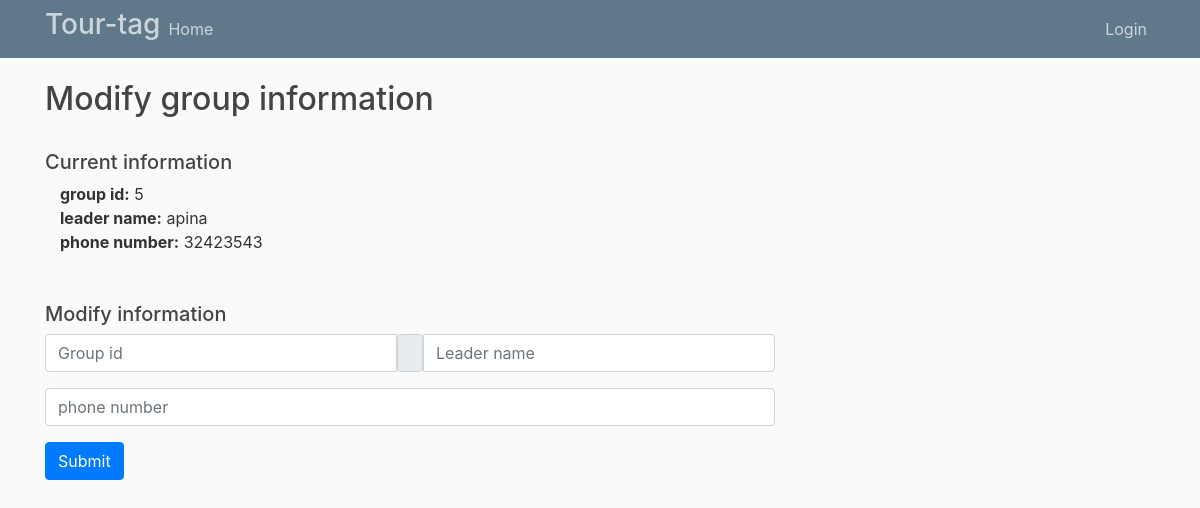
Before: /group/ with the older database file.
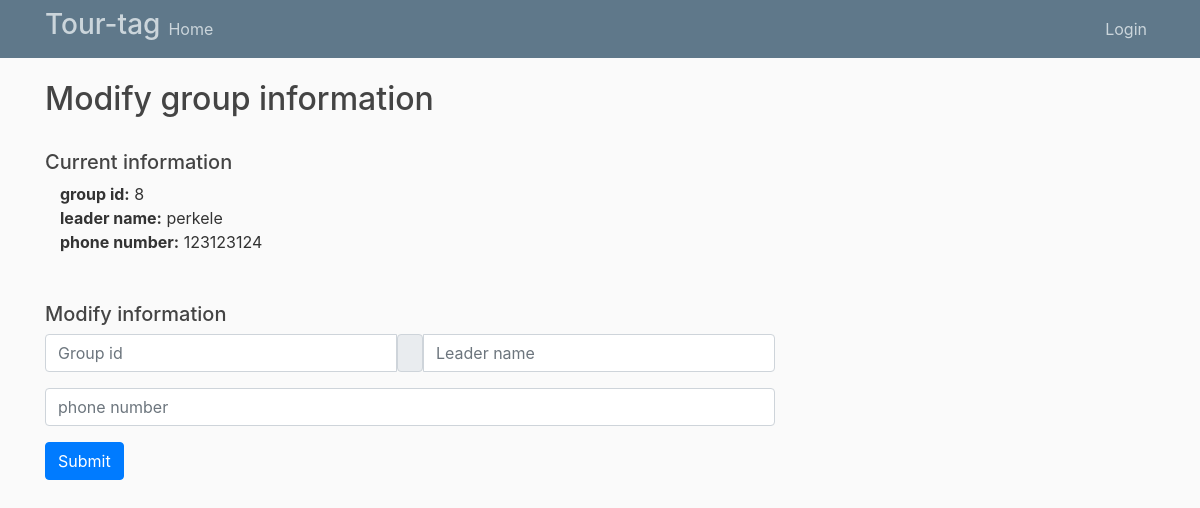
After: the same page with the newer database file.
### users/models.py (models this page shows)
class Group(models.Model):
    group_id = models.IntegerField()
    group_leader = models.CharField(max_length=100)
    phone_number = models.IntegerField()

### users/views.py (the view, shortened to what this page needs)
# urls.py: path('group/', views.group, name='group'),
def group(request):
    group = Group.objects.get(id='1')
    return render(request, 'group.html',{'group': group})

### users/templates/group.html (shortened to what this page needs)
{% extends "base.html" %}
{% block content %}
<h2>Modify group information</h2>
<br>
<h5>Current information</h5>
                <div class="col">
                    <b>group id:</b> {{group.group_id}}
                </div>
                <div class="col">
                    <b>leader name:</b> {{group.group_leader}}
                </div>
                <div class="col">
                    <b>phone number:</b> {{group.phone_number}}
                </div>
<br>
<br>
<h5>Modify information</h5>
<form method="POST">
    <div class="input-group mb-3">
    <input type="text" name="groupid" class="form-control" id="formGroupExampleInput" placeholder="Group id">
    <span class="input-group-text"></span>
    <input type="text" name="leadername"class="form-control" id="formGroupExampleInput2" placeholder="Leader name">
    </div>
    <div class="input-group mb-3">
    <input type="text" name="number" class="form-control" id="formGroupExampleInput" placeholder="phone number">
    </div>
    <button type="submit" name="update_group" class="btn btn-primary">Submit</button>
</form>
{% endblock content %}

Changed rows visible on the page:
changed Group: group_id "5" → "8"; group_leader "apina" → "perkele"; phone_number "32423543" → "123123124"
